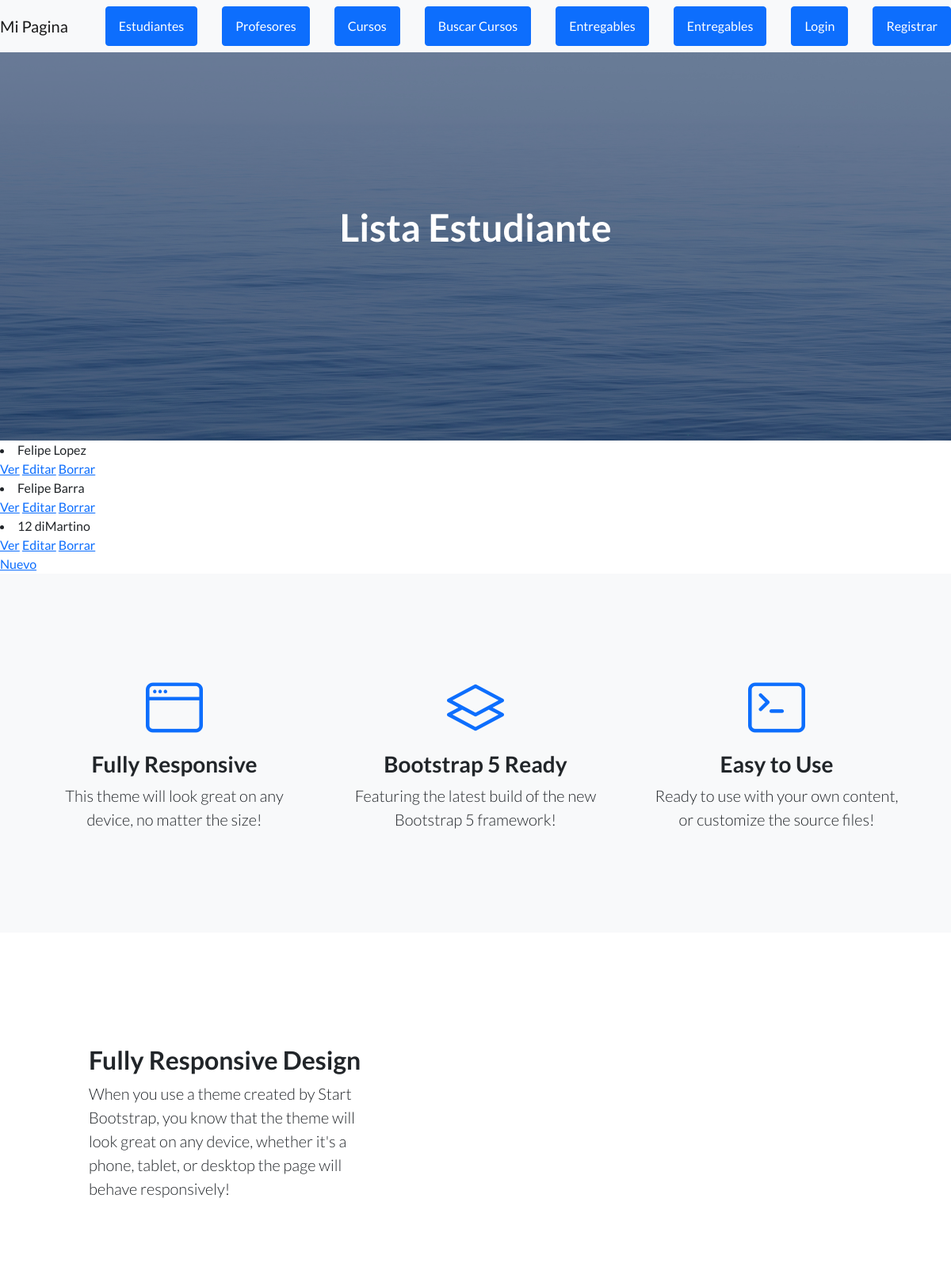
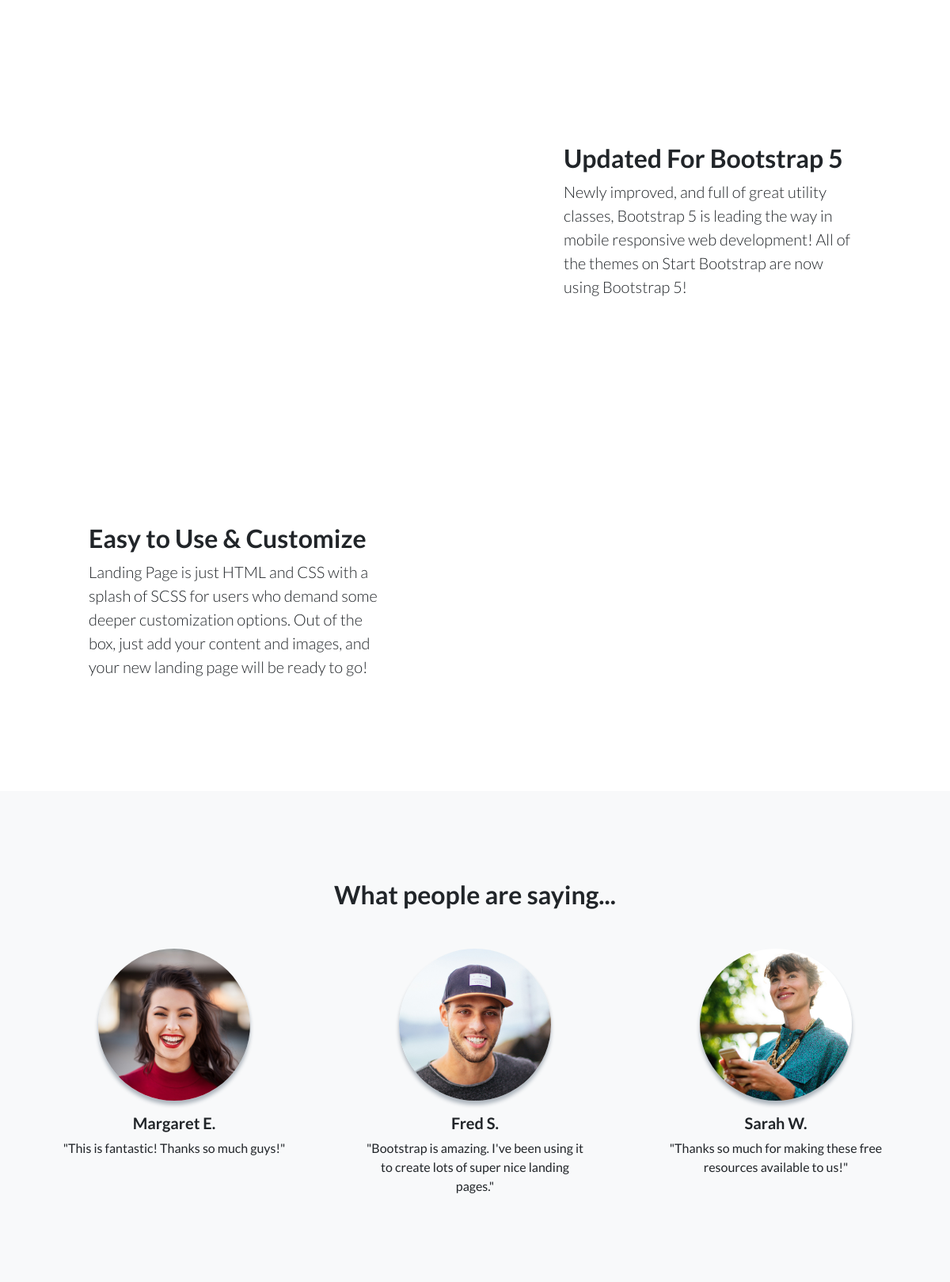
The app's page /estudiante/list/ (upper part) with its own data (2 pictures, top to bottom).
### AppCoder/models.py (models this page shows)
class Estudiante(models.Model):
    nombre=models.CharField(max_length=30)
    apellido=models.CharField(max_length=30)
    email=models.EmailField()
    def __str__(self):
        return self.nombre + " " + self.apellido

### AppCoder/views.py (the view)
# urls.py: path('estudiante/list/', EstudianteList.as_view(), name='estudiante_list'),
class EstudianteList(ListView,LoginRequiredMixin):
    model = Estudiante
    template_name = 'AppCoder/estudiantes_list.html'

### AppCoder/templates/AppCoder/estudiantes_list.html
{% extends "AppCoder/padre.html" %}
{% load static %}
{% block titulo %}
<h1 class="mb-5">Lista Estudiante</h1>
{% endblock %}
{% block contenidoQueCambia %}
        {% for estudiante in object_list %}
            <li>{{estudiante}}</li>
            <a href="{% url 'estudiante_detalle' estudiante.id%}">Ver</a>
            <a href="{% url 'estudiante_edit' estudiante.id%}">Editar</a>
            <a href="{% url 'estudiante_delete' estudiante.id%}">Borrar</a>
        {% endfor %}
     <br>
        <a href="{% url 'estudiante_new' %}">Nuevo</a>
{% endblock %}

### records on screen
Estudiante: nombre+apellido "Felipe Lopez"
Estudiante: nombre+apellido "Felipe Barra"
Estudiante: nombre+apellido "12 diMartino"
